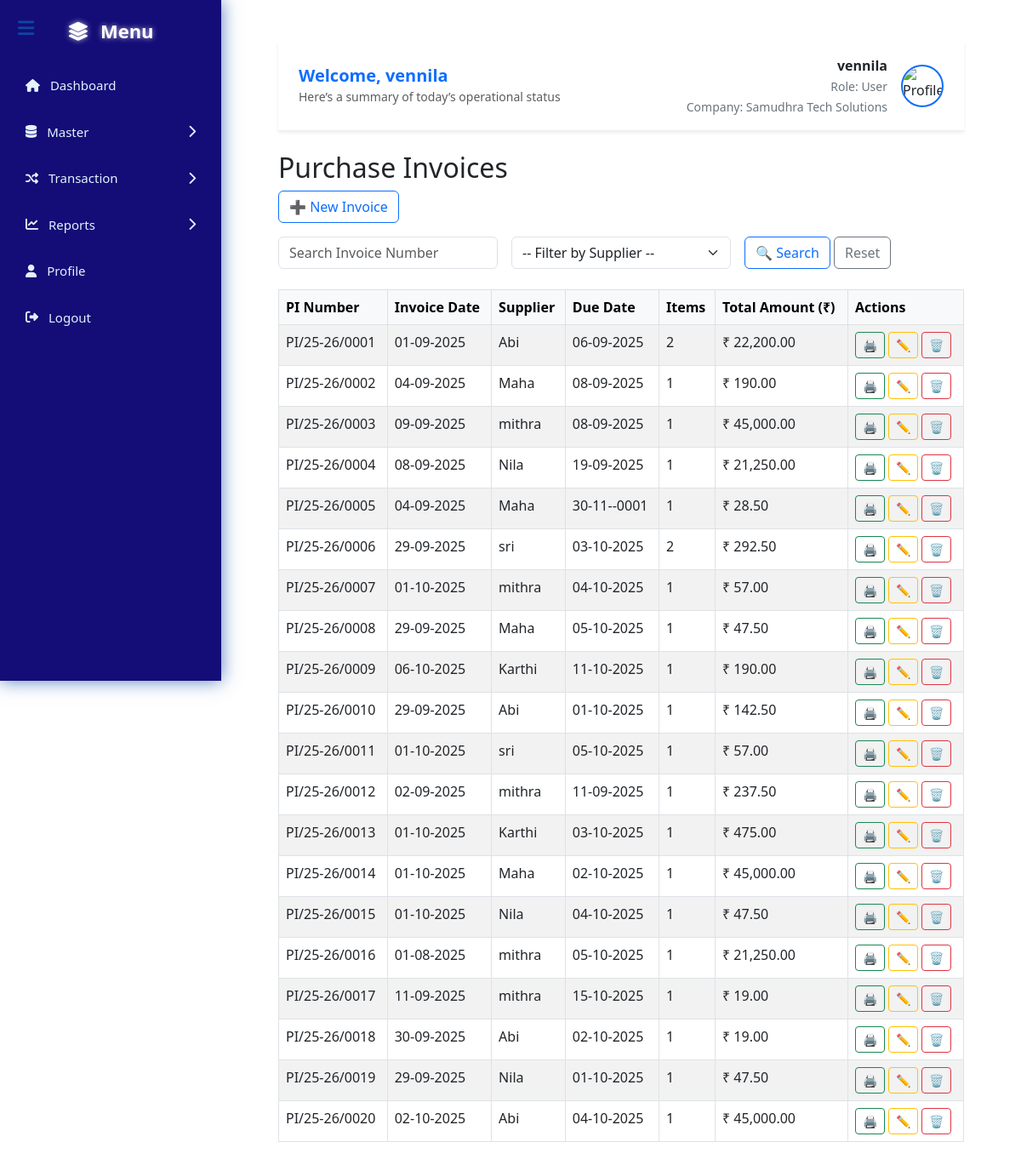
Screenshot of /purchase_invoice_list.php (signed in) with the database file from the repository.
### tables this page shows
CREATE TABLE `purchase_invoices` (
  `pi_id` int(11) NOT NULL,
  `pi_number` varchar(50) NOT NULL,
  `pi_date` date NOT NULL,
  `due_date` date DEFAULT NULL,
  `supplier_id` int(11) NOT NULL,
  `po_id` int(11) DEFAULT NULL,
  `supplier_bill_no` varchar(100) DEFAULT NULL,
  `notes` text DEFAULT NULL,
  `terms` text DEFAULT NULL,
  `tax_mode` enum('Inclusive','Exclusive') DEFAULT 'Inclusive',
  `created_at` timestamp NOT NULL DEFAULT current_timestamp()
);

CREATE TABLE `suppliers` (
  `supplier_id` int(11) NOT NULL,
  `ledger_id` int(11) DEFAULT NULL,
  `supplier_name` varchar(100) DEFAULT NULL,
  `address` text DEFAULT NULL,
  `phone` varchar(20) DEFAULT NULL,
  `email` varchar(100) DEFAULT NULL
);

### purchase_invoice_list.php (the view, shortened to what this page needs)
<?php
require_once 'config.php';
include 'header.php';
$params = [];
$sql = "
    SELECT
        pi.pi_id,
        pi.pi_number,
        pi.pi_date,
        pi.due_date,
        s.supplier_name,
        COALESCE(items.item_count, 0) AS item_count,
        COALESCE(items.total_amount, 0) AS total_amount
    FROM purchase_invoices pi
    JOIN suppliers s ON pi.supplier_id = s.supplier_id
    LEFT JOIN (
        SELECT
            pi_id,
            COUNT(*) AS item_count,
            SUM(line_total) AS total_amount
        FROM purchase_invoice_items
        GROUP BY pi_id
    ) items ON pi.pi_id = items.pi_id
";
$sql .= " ORDER BY pi.pi_number ASC";
$stmt = $pdo->prepare($sql);
$stmt->execute($params);
$invoices = $stmt->fetchAll(PDO::FETCH_ASSOC);
?>
<!DOCTYPE html>
<html>
<head>
  <link href="https://cdn.jsdelivr.net/npm/bootstrap@5.3.0/dist/css/bootstrap.min.css" rel="stylesheet">
</head>
<body class="container mt-4">
<h2>Purchase Invoices</h2>
<div class="mb-3">
    <a href="insert_invoice.php" class="btn btn-outline-primary">➕ New Invoice</a>
</div>
<form method="get" class="row g-3 mb-4">
    <div class="col-md-4">
        <input type="text" name="pi_number" value="<?= htmlspecialchars($_GET['pi_number'] ?? '') ?>" class="form-control" placeholder="Search Invoice Number">
    </div>
    <div class="col-md-4">
        <select name="supplier_id" class="form-select">
            <option value="">-- Filter by Supplier --</option>
        </select>
    </div>
    <div class="col-md-4">
        <button type="submit" class="btn btn-outline-primary">🔍 Search</button>
        <a href="purchase_invoice_list.php" class="btn btn-outline-secondary">Reset</a>
    </div>
</form>
<table class="table table-bordered table-striped">
    <thead class="table-light">
    <tr>
        <th>PI Number</th>
        <th>Invoice Date</th>
        <th>Supplier</th>
        <th>Due Date</th>
        <th>Items</th>
        <th>Total Amount (₹)</th>
        <th>Actions</th>
    </tr>
</thead>
   <tbody>
<?php if ($invoices): ?>
    <?php foreach ($invoices as $inv): ?>
        <tr>
            <td><?= htmlspecialchars($inv['pi_number']) ?></td>
            <td><?= date('d-m-Y', strtotime($inv['pi_date'])) ?></td>
            <td><?= htmlspecialchars($inv['supplier_name']) ?></td>
            <td><?= $inv['due_date'] ? date('d-m-Y', strtotime($inv['due_date'])) : '-' ?></td>
            <td><?= $inv['item_count'] ?></td>
            <td>₹ <?= number_format($inv['total_amount'], 2) ?></td>
            <td>
                <button class="btn btn-outline-success btn-sm" onclick="showPrint(<?= $inv['pi_id'] ?>)">🖨</button>
                <a href="edit_invoice.php?id=<?= $inv['pi_id'] ?>" class="btn btn-outline-warning btn-sm">✏</a>
                <a href="delete_invoice.php?id=<?= $inv['pi_id'] ?>" class="btn btn-outline-danger btn-sm" onclick="return confirm('Delete this invoice?')">🗑</a>
            </td>
        </tr>
    <?php endforeach; ?>
<?php else: ?>
    <tr>
        <td colspan="7" class="text-center">No invoices found.</td>
    </tr>
<?php endif; ?>
</tbody>
</table>
</body>
</html>

### rows the page displays
purchase_invoices: pi_number "PI/25-26/0001", pi_date "01-09-2025", supplier.supplier_name "Abi", due_date "06-09-2025", item_count "2", total_amount "22,200.00"
purchase_invoices: pi_number "PI/25-26/0002", pi_date "04-09-2025", supplier.supplier_name "Maha", due_date "08-09-2025", item_count "1", total_amount "190.00"
purchase_invoices: pi_number "PI/25-26/0003", pi_date "09-09-2025", supplier.supplier_name "mithra", due_date "08-09-2025", item_count "1", total_amount "45,000.00"
purchase_invoices: pi_number "PI/25-26/0004", pi_date "08-09-2025", supplier.supplier_name "Nila", due_date "19-09-2025", item_count "1", total_amount "21,250.00"
purchase_invoices: pi_number "PI/25-26/0005", pi_date "04-09-2025", supplier.supplier_name "Maha", due_date "30-11--0001", item_count "1", total_amount "28.50"
purchase_invoices: pi_number "PI/25-26/0006", pi_date "29-09-2025", supplier.supplier_name "sri", due_date "03-10-2025", item_count "2", total_amount "292.50"
purchase_invoices: pi_number "PI/25-26/0007", pi_date "01-10-2025", supplier.supplier_name "mithra", due_date "04-10-2025", item_count "1", total_amount "57.00"
purchase_invoices: pi_number "PI/25-26/0008", pi_date "29-09-2025", supplier.supplier_name "Maha", due_date "05-10-2025", item_count "1", total_amount "47.50"
purchase_invoices: pi_number "PI/25-26/0009", pi_date "06-10-2025", supplier.supplier_name "Karthi", due_date "11-10-2025", item_count "1", total_amount "190.00"
purchase_invoices: pi_number "PI/25-26/0010", pi_date "29-09-2025", supplier.supplier_name "Abi", due_date "01-10-2025", item_count "1", total_amount "142.50"
purchase_invoices: pi_number "PI/25-26/0011", pi_date "01-10-2025", supplier.supplier_name "sri", due_date "05-10-2025", item_count "1", total_amount "57.00"
purchase_invoices: pi_number "PI/25-26/0012", pi_date "02-09-2025", supplier.supplier_name "mithra", due_date "11-09-2025", item_count "1", total_amount "237.50"
purchase_invoices: pi_number "PI/25-26/0013", pi_date "01-10-2025", supplier.supplier_name "Karthi", due_date "03-10-2025", item_count "1", total_amount "475.00"
purchase_invoices: pi_number "PI/25-26/0014", pi_date "01-10-2025", supplier.supplier_name "Maha", due_date "02-10-2025", item_count "1", total_amount "45,000.00"
purchase_invoices: pi_number "PI/25-26/0015", pi_date "01-10-2025", supplier.supplier_name "Nila", due_date "04-10-2025", item_count "1", total_amount "47.50"
purchase_invoices: pi_number "PI/25-26/0016", pi_date "01-08-2025", supplier.supplier_name "mithra", due_date "05-10-2025", item_count "1", total_amount "21,250.00"
purchase_invoices: pi_number "PI/25-26/0017", pi_date "11-09-2025", supplier.supplier_name "mithra", due_date "15-10-2025", item_count "1", total_amount "19.00"
purchase_invoices: pi_number "PI/25-26/0018", pi_date "30-09-2025", supplier.supplier_name "Abi", due_date "02-10-2025", item_count "1", total_amount "19.00"
purchase_invoices: pi_number "PI/25-26/0019", pi_date "29-09-2025", supplier.supplier_name "Nila", due_date "01-10-2025", item_count "1", total_amount "47.50"
purchase_invoices: pi_number "PI/25-26/0020", pi_date "02-10-2025", supplier.supplier_name "Abi", due_date "04-10-2025", item_count "1", total_amount "45,000.00"

### other values shown
$name "vennila"
$role "User"
$company "Samudhra Tech Solutions"
